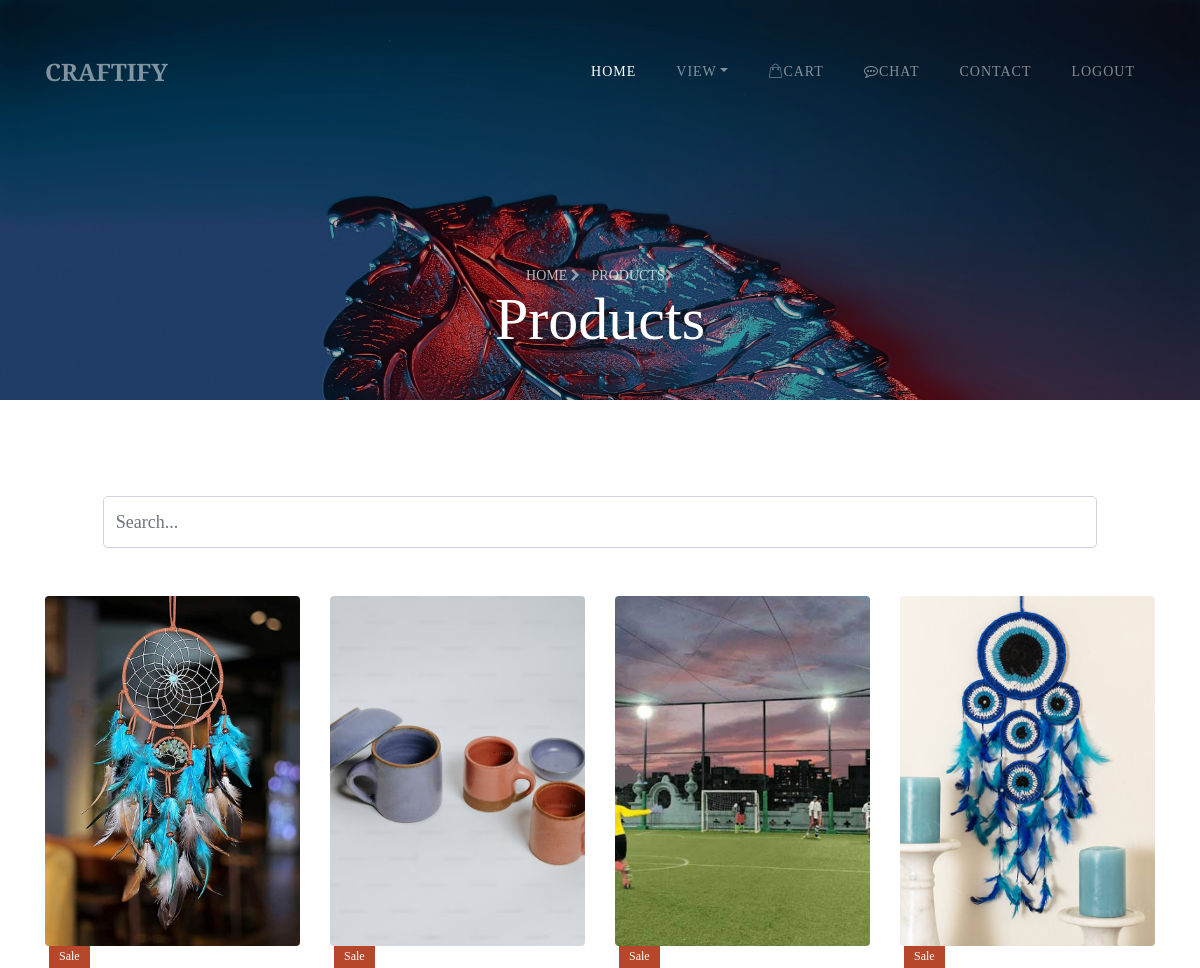
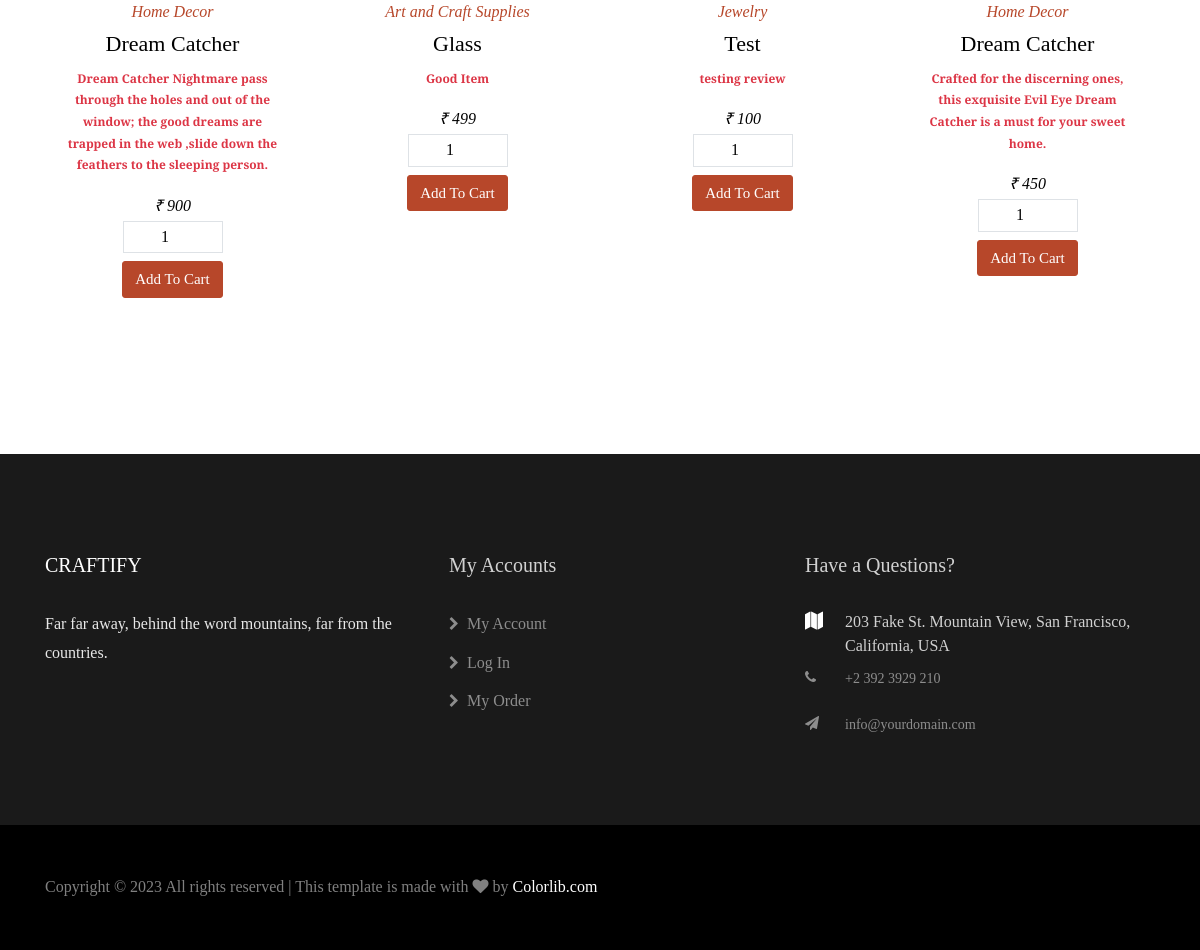
/userViewProduct/ (signed in), run on the app's committed database (2 pictures, top to bottom).
### CraftifyApp/models.py (models this page shows, shortened)
class Products(models.Model):
    name = models.CharField(max_length=100)
    category = models.CharField(max_length=100)
    price = models.IntegerField()
    color = models.CharField(max_length=100)
    qty = models.IntegerField()
    image = models.ImageField(upload_to="image")
    image1 = models.ImageField(upload_to="image",null=True)
    image2 = models.ImageField(upload_to="image",null=True)
    desc = models.CharField(max_length=300)
    status = models.CharField(max_length=100, default="Pending")
    artistId = models.ForeignKey(Artist, on_delete=models.CASCADE, null=True)

### CraftifyApp/views.py (the view)
# urls.py: path("userViewProduct/", views.userViewProduct),
def userViewProduct(request):
    uid = request.session["uid"]
    wishListData = Wishlist.objects.filter(uid__loginid=uid).values_list(
        "pid", flat=True
    )
    print(wishListData)
    productData = Products.objects.filter(status="Approved")
    return render(
        request,
        "USER/viewProducts.html",
        {"productData": productData, "wishListData": wishListData},
    )

### templates/USER/viewProducts.html (shortened to what this page needs)
{% extends 'USER/userBase.html' %}
{% block header %}
<section class="hero-wrap hero-wrap-2" style="background-image: url('../static/images/bg_2.jpg');"
    data-stellar-background-ratio="0.5">
    <div class="overlay"></div>
    <div class="container">
        <div class="row no-gutters slider-text align-items-end justify-content-center">
            <div class="col-md-9 ftco-animate mb-5 text-center">
                <p class="breadcrumbs mb-0"><span class="mr-2"><a href="/userHome">Home <i
                                class="fa fa-chevron-right"></i></a></span> <span>Products<i
                            class="fa fa-chevron-right"></i></span></p>
                <h2 class="mb-0 bread">Products</h2>
            </div>
        </div>
    </div>
</section>
<section class="ftco-section">
    <div class="col-md-12 mb-5">
        <div class="search-box">
            <center> <input type="text" class="form-control" id="searchInput" style="width: 85%;"
                    placeholder="Search...">
            </center>
        </div>
    </div>
    <div class="container">
        <div class="row">
            {% for i in productData %}
            <div class="col-md-3 d-flex">
                <div class="product ftco-animate">
                    <div class="img d-flex align-items-center justify-content-center"
                        style="background-image: url(../static/media/{{i.image}});">
                    </div>
                    <div class="text text-center">
                        <span class="sale">Sale</span>
                        <span class="category">{{i.category}}</span>
                        <h2>{{i.name}}</h2>
                        <p style="font-size: 12px;font-weight: bold;" class="text-danger">{{i.desc}}</p>
                        <p class="mb-0"><span class="price">&#x20B9; {{i.price}}</span></p>
                        <form action="/addToCart/" method="post">
                            <input type="number" max="{{i.qty}}" min="1" value="1" id="custom-width"
                                class="border mb-2 text-center" placeholder="Enter Quantity" name="qty" required><br>
                            <input type="submit" class="btn btn-primary" value="Add To Cart">
                        </form>
                    </div>
                </div>
            </div>
            {% endfor %}
        </div>
    </div>
</section>
{% endblock %}

### templates/USER/viewProducts.html (style rules this page uses)
#custom-width { width: 100px; text-align: center; }

### data on the page
Products: image (picture), category "Home Decor", name "Dream Catcher", desc "Dream Catcher Nightmare pass through the holes and out of the window; the good dreams are trapped in the web ,slide down the feathers to the sleeping person.", price "900"
Products: image (picture), category "Art and Craft Supplies", name "Glass", desc "Good Item", price "499"
Products: image (picture), category "Jewelry", name "Test", desc "testing review", price "100"
Products: image (picture), category "Home Decor", name "Dream Catcher", desc "Crafted for the discerning ones, this exquisite Evil Eye Dream Catcher is a must for your sweet home.", price "450"
